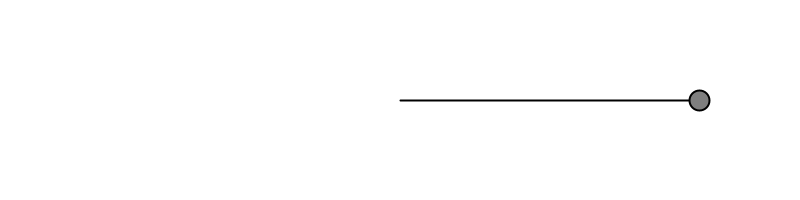
Frame 1 (no input)
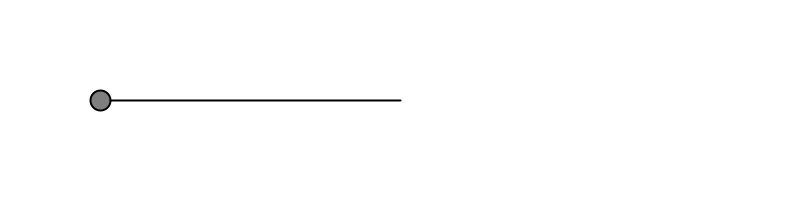
Frame 60 (the mouse pressed at the canvas centre just before this capture)
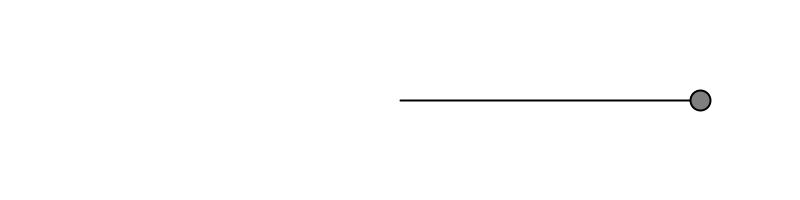
Frame 120 (the mouse held since frame 60 and released just before this capture)

The Processing sketch that drew these frames (run headless with seeded random() and noise(); from frame 60 on, the mouse is pressed at the canvas centre):

// Processing sketch: _3_04_simple_harmonic_motion
// ── _3_04_simple_harmonic_motion.pde
void setup() {
  size(800,200);
}

void draw() {
  background(255);

  float period = 120;
  float amplitude = 300;
  // Calculating horizontal location according to formula for simple harmonic motion
  float x = amplitude * cos(TWO_PI * frameCount / period);  
  stroke(0);
  strokeWeight(2);
  fill(127);
  translate(width/2,height/2);
  line(0,0,x,0);
  ellipse(x,0,20,20);
}
